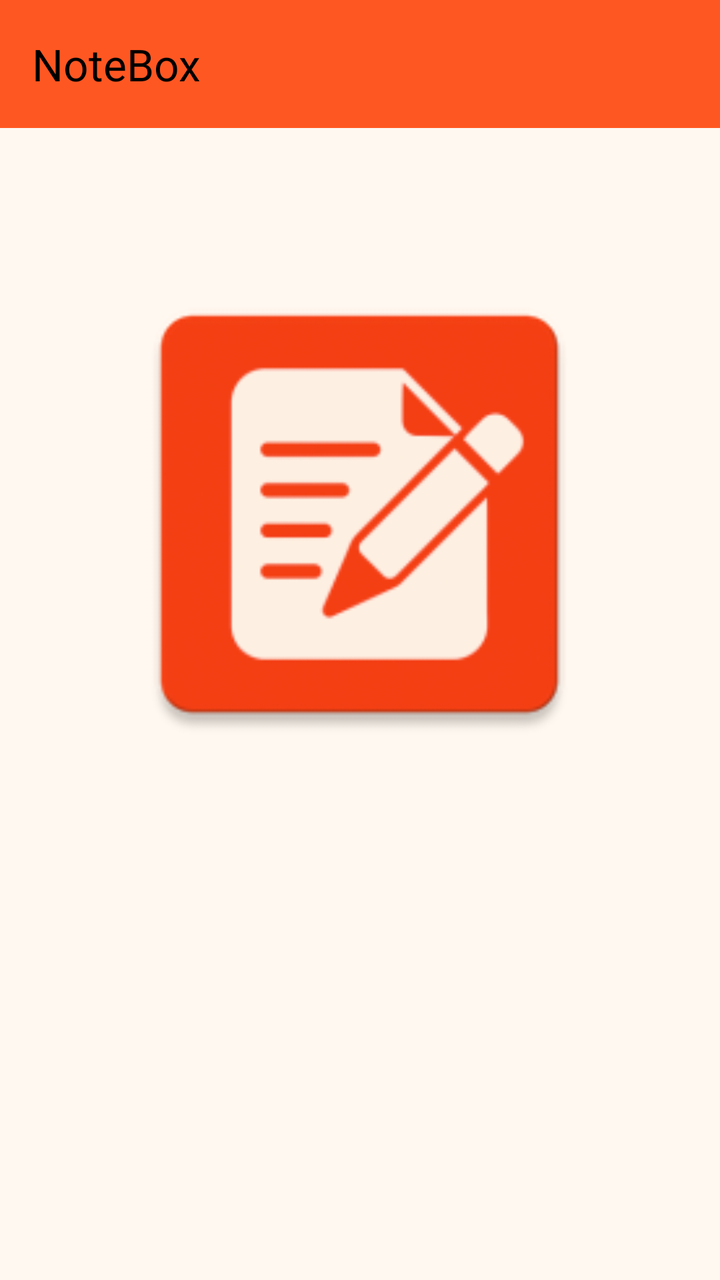
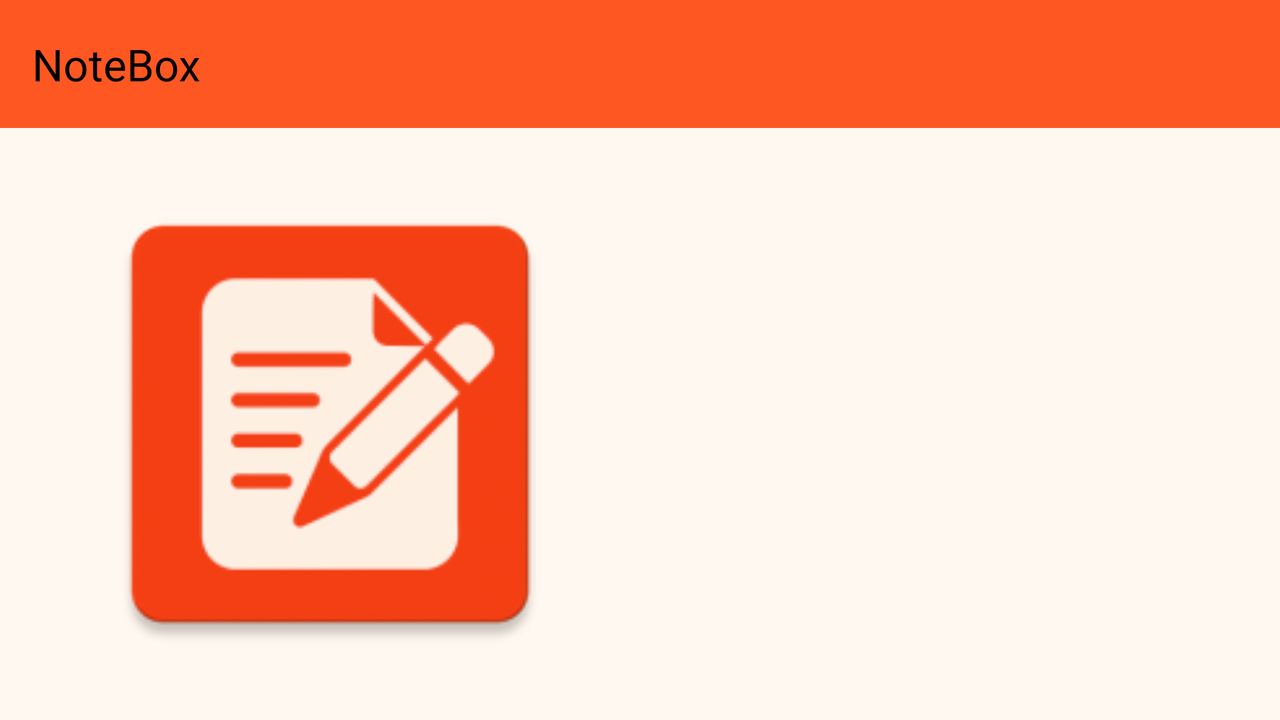

The same Android screen from two of the app's own layout files: first res/layout/ as a phone draws it, then the author's variant for another configuration, drawn on a device whose configuration selects that folder. Both files follow.
<!-- AndroidManifest.xml: application theme Theme.Note_Create_App -->
<!-- res/layout/activity_main.xml -->
<?xml version="1.0" encoding="utf-8"?>
<ScrollView xmlns:android="http://schemas.android.com/apk/res/android"
    xmlns:app="http://schemas.android.com/apk/res-auto"
    xmlns:tools="http://schemas.android.com/tools"
    android:layout_width="match_parent"
    android:layout_height="match_parent"
    android:fillViewport="true">

<androidx.constraintlayout.widget.ConstraintLayout
    android:id="@+id/main"
    android:layout_width="match_parent"
    android:layout_height="wrap_content"
    android:background="@color/background"
    tools:context=".MainActivity">

    <androidx.appcompat.widget.Toolbar
        android:id="@+id/menu"
        android:layout_width="0dp"
        android:layout_height="?attr/actionBarSize"
        android:background="@color/menu"
        app:layout_constraintLeft_toLeftOf="parent"
        app:layout_constraintRight_toRightOf="parent"
        app:layout_constraintTop_toTopOf="parent"
        app:popupTheme="@style/ThemeOverlay.AppCompat.Light"
        app:title="NoteBox"
        app:titleTextColor="@color/text"/>

    <ImageView
        android:id="@+id/logo"
        android:layout_width="250dp"
        android:layout_height="250dp"
        android:layout_marginTop="68dp"
        android:src="@mipmap/logo"
        app:layout_constraintHorizontal_bias="0.496"
        app:layout_constraintLeft_toLeftOf="parent"
        app:layout_constraintRight_toRightOf="parent"
        app:layout_constraintTop_toBottomOf="@+id/menu" />

    <com.google.android.material.button.MaterialButton
        android:visibility="invisible"
        app:rippleColor="@color/text"
        android:id="@+id/GuestLoginButton"
        android:layout_width="0dp"
        android:layout_height="wrap_content"
        app:backgroundTint="@color/first_button"
        android:layout_marginStart="@dimen/button_margin"
        android:layout_marginEnd="@dimen/button_margin"
        android:text="@string/vendeg_bejelentkezes"
        android:textColor="@color/text"
        android:textSize="@dimen/button_text_size"
        android:textStyle="bold"
        android:onClick="guestLogin"
        app:layout_constraintBottom_toBottomOf="parent"
        app:layout_constraintEnd_toEndOf="parent"
        app:layout_constraintHorizontal_bias="0.0"
        app:layout_constraintStart_toStartOf="parent"
        app:layout_constraintTop_toBottomOf="@+id/logo"
        app:layout_constraintVertical_bias="0.208" />

    <com.google.android.material.button.MaterialButton
        android:visibility="invisible"
        app:rippleColor="@color/text"
        android:id="@+id/LoginPageButton"
        android:layout_width="0dp"
        android:layout_height="wrap_content"
        android:layout_marginStart="@dimen/button_margin"
        android:layout_marginEnd="@dimen/button_margin"
        android:layout_marginTop="@dimen/button_padding_margin"
        android:onClick="login_page"
        android:text="@string/login"
        android:textColor="@color/text"
        android:textSize="@dimen/button_text_size"
        android:textStyle="bold"
        app:backgroundTint="@color/first_button"
        app:layout_constraintBottom_toBottomOf="parent"
        app:layout_constraintEnd_toEndOf="parent"
        app:layout_constraintHorizontal_bias="0.0"
        app:layout_constraintStart_toStartOf="parent"
        app:layout_constraintTop_toBottomOf="@+id/GuestLoginButton"
        app:layout_constraintVertical_bias="0.0" />

    <com.google.android.material.button.MaterialButton
        android:visibility="invisible"
        app:rippleColor="@color/text"
        android:id="@+id/RegisterPageButton"
        android:layout_width="0dp"
        android:layout_height="wrap_content"
        android:layout_marginStart="@dimen/button_margin"
        android:layout_marginEnd="@dimen/button_margin"
        android:layout_marginTop="@dimen/button_padding_margin"
        android:onClick="register_page"
        android:text="@string/regisztracio"
        android:textColor="@color/text"
        android:textSize="@dimen/button_text_size"
        android:textStyle="bold"
        app:backgroundTint="@color/first_button"
        app:layout_constraintBottom_toBottomOf="parent"
        app:layout_constraintEnd_toEndOf="parent"
        app:layout_constraintHorizontal_bias="0.0"
        app:layout_constraintStart_toStartOf="parent"
        app:layout_constraintTop_toBottomOf="@+id/LoginPageButton"
        app:layout_constraintVertical_bias="0.0" />
</androidx.constraintlayout.widget.ConstraintLayout>
</ScrollView>
<!-- resources referenced by this layout -->
<resources>
  <color name="background">#FFF8F0</color>
  <color name="first_button">#FF5722</color>
  <color name="menu">#FF5722</color>
  <color name="text">#000000</color>
  <dimen name="button_margin">30dp</dimen>
  <dimen name="button_padding_margin">15dp</dimen>
  <dimen name="button_text_size">18sp</dimen>
  <!-- mipmap logo: webp bitmap (mipmap-hdpi, 2458 bytes) -->
  <string name="login">Bejelentkezés</string>
  <string name="regisztracio">Regisztráció</string>
  <string name="vendeg_bejelentkezes">Belépés vendégként</string>
  <style name="Theme.Note_Create_App" parent="Base.Theme.Note_Create_App" />
  <style name="Base.Theme.Note_Create_App" parent="Theme.Material3.DayNight.NoActionBar">
          
          
      </style>
</resources>
<!-- res/layout-land/activity_main.xml (the author's variant of the layout above) -->
<!-- drawn on the phone turned sideways -->
<?xml version="1.0" encoding="utf-8"?>
<ScrollView xmlns:android="http://schemas.android.com/apk/res/android"
    xmlns:app="http://schemas.android.com/apk/res-auto"
    xmlns:tools="http://schemas.android.com/tools"
    android:layout_width="match_parent"
    android:layout_height="match_parent"
    android:fillViewport="true">
<LinearLayout
    android:id="@+id/main"
    android:layout_width="match_parent"
    android:layout_height="wrap_content"
    android:orientation="vertical"
    android:background="@color/background"
    tools:context=".MainActivity">

    <androidx.appcompat.widget.Toolbar
        android:id="@+id/menu"
        android:layout_width="match_parent"
        android:layout_height="?attr/actionBarSize"
        android:background="@color/menu"
        app:popupTheme="@style/ThemeOverlay.AppCompat.Light"
        app:title="NoteBox"
        app:titleTextColor="@color/text"/>


    <LinearLayout
        android:layout_width="match_parent"
        android:layout_height="0dp"
        android:layout_weight="1"
        android:orientation="horizontal"
        android:padding="@dimen/default_margin">


        <LinearLayout
            android:layout_width="0dp"
            android:layout_height="match_parent"
            android:layout_weight="1"
            android:gravity="center">

            <ImageView
                android:id="@+id/logo"
                android:layout_width="250dp"
                android:layout_height="250dp"
                android:src="@mipmap/logo" />
        </LinearLayout>

        <LinearLayout
            android:layout_width="0dp"
            android:layout_height="match_parent"
            android:layout_weight="1"
            android:orientation="vertical"
            android:gravity="center"
            android:padding="@dimen/default_margin">

            <com.google.android.material.button.MaterialButton
                android:visibility="invisible"
                app:rippleColor="@color/text"
                android:id="@+id/GuestLoginButton"
                android:layout_width="match_parent"
                android:layout_height="wrap_content"
                android:layout_marginBottom="@dimen/button_margin"
                app:backgroundTint="@color/first_button"
                android:text="@string/vendeg_bejelentkezes"
                android:textColor="@color/text"
                android:textSize="@dimen/button_text_size"
                android:textStyle="bold"
                android:onClick="guestLogin" />

            <com.google.android.material.button.MaterialButton
                android:visibility="invisible"
                app:rippleColor="@color/text"
                android:id="@+id/LoginPageButton"
                android:layout_width="match_parent"
                android:layout_height="wrap_content"
                android:layout_marginBottom="@dimen/button_margin"
                app:backgroundTint="@color/first_button"
                android:text="@string/login"
                android:textColor="@color/text"
                android:textSize="@dimen/button_text_size"
                android:textStyle="bold"
                android:onClick="login_page" />

            <com.google.android.material.button.MaterialButton
                android:visibility="invisible"
                app:rippleColor="@color/text"
                android:id="@+id/RegisterPageButton"
                android:layout_width="match_parent"
                android:layout_height="wrap_content"
                app:backgroundTint="@color/first_button"
                android:text="@string/regisztracio"
                android:onClick="register_page"
                android:textColor="@color/text"
                android:textSize="@dimen/button_text_size"
                android:textStyle="bold"/>
        </LinearLayout>
    </LinearLayout>
</LinearLayout>
</ScrollView>
<!-- resources referenced by the variant -->
<!-- as the phone turned sideways resolves them -->
<resources>
  <color name="background">#FFF8F0</color>
  <color name="first_button">#FF5722</color>
  <color name="menu">#FF5722</color>
  <color name="text">#000000</color>
  <dimen name="button_margin">30dp</dimen>
  <dimen name="button_text_size">18sp</dimen>
  <dimen name="default_margin">10dp</dimen>
  <!-- mipmap logo: webp bitmap (mipmap-hdpi, 2458 bytes) -->
  <string name="login">Bejelentkezés</string>
  <string name="regisztracio">Regisztráció</string>
  <string name="vendeg_bejelentkezes">Belépés vendégként</string>
  <style name="Theme.Note_Create_App" parent="Base.Theme.Note_Create_App" />
  <style name="Base.Theme.Note_Create_App" parent="Theme.Material3.DayNight.NoActionBar">
          
          
      </style>
</resources>
